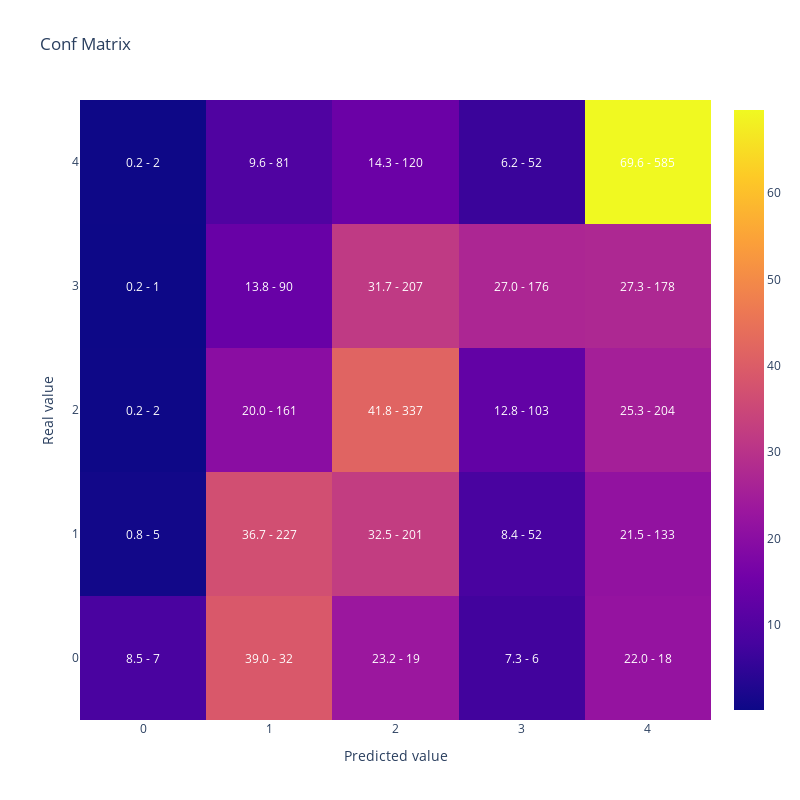

Notebook cell for this chart:
### Code cell
#Obtengo las predicciones sobre el set de test. El modelo me da una lista de probabilidades para cada clase y tomo la clase con mayor probabilidad con la funcion argmax
y_pred = lgb_model1.predict(X_test).argmax(axis=1)

#Calculo el Kappa
print(cohen_kappa_score(y_test,y_pred, weights = 'quadratic'))

#Muestro la matriz de confusión
display(plot_confusion_matrix(y_test,y_pred))

### Figure 1 — Plotly figure (JSON) as saved in the notebook; plotly's stock layout.template omitted (floating-point values rounded to 4 significant figures)
{"data": [{"type": "heatmap", "x": [0, 1, 2, 3, 4], "y": [0, 1, 2, 3, 4], "z": [[8.537, 39.02, 23.17, 7.317, 21.95], [0.8091, 36.73, 32.52, 8.414, 21.52], [0.2478, 19.95, 41.76, 12.76, 25.28], [0.1534, 13.8, 31.75, 26.99, 27.3], [0.2381, 9.643, 14.29, 6.19, 69.64]]}], "layout": {"annotations": [{"font": {"color": "white"}, "showarrow": false, "text": "8.5 - 7", "x": 0, "xref": "x", "y": 0, "yref": "y"}, {"font": {"color": "white"}, "showarrow": false, "text": "39.0 - 32", "x": 1, "xref": "x", "y": 0, "yref": "y"}, {"font": {"color": "white"}, "showarrow": false, "text": "23.2 - 19", "x": 2, "xref": "x", "y": 0, "yref": "y"}, {"font": {"color": "white"}, "showarrow": false, "text": "7.3 - 6", "x": 3, "xref": "x", "y": 0, "yref": "y"}, {"font": {"color": "white"}, "showarrow": false, "text": "22.0 - 18", "x": 4, "xref": "x", "y": 0, "yref": "y"}, {"font": {"color": "white"}, "showarrow": false, "text": "0.8 - 5", "x": 0, "xref": "x", "y": 1, "yref": "y"}, {"font": {"color": "white"}, "showarrow": false, "text": "36.7 - 227", "x": 1, "xref": "x", "y": 1, "yref": "y"}, {"font": {"color": "white"}, "showarrow": false, "text": "32.5 - 201", "x": 2, "xref": "x", "y": 1, "yref": "y"}, {"font": {"color": "white"}, "showarrow": false, "text": "8.4 - 52", "x": 3, "xref": "x", "y": 1, "yref": "y"}, {"font": {"color": "white"}, "showarrow": false, "text": "21.5 - 133", "x": 4, "xref": "x", "y": 1, "yref": "y"}, {"font": {"color": "white"}, "showarrow": false, "text": "0.2 - 2", "x": 0, "xref": "x", "y": 2, "yref": "y"}, {"font": {"color": "white"}, "showarrow": false, "text": "20.0 - 161", "x": 1, "xref": "x", "y": 2, "yref": "y"}, {"font": {"color": "white"}, "showarrow": false, "text": "41.8 - 337", "x": 2, "xref": "x", "y": 2, "yref": "y"}, {"font": {"color": "white"}, "showarrow": false, "text": "12.8 - 103", "x": 3, "xref": "x", "y": 2, "yref": "y"}, {"font": {"color": "white"}, "showarrow": false, "text": "25.3 - 204", "x": 4, "xref": "x", "y": 2, "yref": "y"}, {"font": {"color": "white"}, "showarrow": false, "text": "0.2 - 1", "x": 0, "xref": "x", "y": 3, "yref": "y"}, {"font": {"color": "white"}, "showarrow": false, "text": "13.8 - 90", "x": 1, "xref": "x", "y": 3, "yref": "y"}, {"font": {"color": "white"}, "showarrow": false, "text": "31.7 - 207", "x": 2, "xref": "x", "y": 3, "yref": "y"}, {"font": {"color": "white"}, "showarrow": false, "text": "27.0 - 176", "x": 3, "xref": "x", "y": 3, "yref": "y"}, {"font": {"color": "white"}, "showarrow": false, "text": "27.3 - 178", "x": 4, "xref": "x", "y": 3, "yref": "y"}, {"font": {"color": "white"}, "showarrow": false, "text": "0.2 - 2", "x": 0, "xref": "x", "y": 4, "yref": "y"}, {"font": {"color": "white"}, "showarrow": false, "text": "9.6 - 81", "x": 1, "xref": "x", "y": 4, "yref": "y"}, {"font": {"color": "white"}, "showarrow": false, "text": "14.3 - 120", "x": 2, "xref": "x", "y": 4, "yref": "y"}, {"font": {"color": "white"}, "showarrow": false, "text": "6.2 - 52", "x": 3, "xref": "x", "y": 4, "yref": "y"}, {"font": {"color": "white"}, "showarrow": false, "text": "69.6 - 585", "x": 4, "xref": "x", "y": 4, "yref": "y"}], "height": 800, "title": {"text": "Conf Matrix"}, "width": 800, "xaxis": {"title": {"text": "Predicted value"}}, "yaxis": {"title": {"text": "Real value"}}}}
